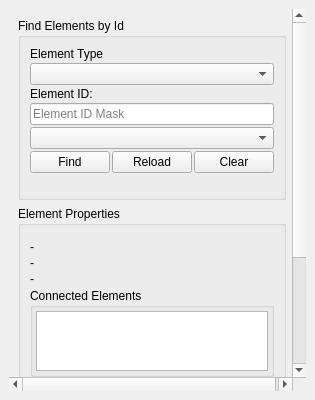
<?xml version="1.0" encoding="UTF-8"?>
<ui version="4.0">
 <class>DockWidget</class>
 <widget class="QDockWidget" name="DockWidget">
  <property name="geometry">
   <rect>
    <x>0</x>
    <y>0</y>
    <width>315</width>
    <height>400</height>
   </rect>
  </property>
  <property name="minimumSize">
   <size>
    <width>315</width>
    <height>400</height>
   </size>
  </property>
  <property name="windowTitle">
   <string>QGISRed Element Explorer</string>
  </property>
  <widget class="QWidget" name="dockWidgetContents">
   <layout class="QHBoxLayout" name="horizontalLayout">
    <item>
     <widget class="QgsScrollArea" name="scrollArea">
      <property name="frameShape">
       <enum>QFrame::NoFrame</enum>
      </property>
      <property name="lineWidth">
       <number>0</number>
      </property>
      <property name="widgetResizable">
       <bool>true</bool>
      </property>
      <widget class="QWidget" name="scrollAreaWidgetContents">
       <property name="geometry">
        <rect>
         <x>0</x>
         <y>0</y>
         <width>297</width>
         <height>360</height>
        </rect>
       </property>
       <layout class="QVBoxLayout" name="verticalLayout">
        <item>
         <widget class="QgsCollapsibleGroupBox" name="mFindElementsGroupBox">
          <property name="title">
           <string>Find Elements by Id</string>
          </property>
          <property name="collapsed">
           <bool>true</bool>
          </property>
          <layout class="QVBoxLayout" name="verticalLayout_6">
           <item>
            <layout class="QVBoxLayout" name="findElementsLayout">
             <property name="spacing">
              <number>2</number>
             </property>
             <property name="leftMargin">
              <number>0</number>
             </property>
             <property name="topMargin">
              <number>0</number>
             </property>
             <property name="rightMargin">
              <number>0</number>
             </property>
             <property name="bottomMargin">
              <number>5</number>
             </property>
             <item>
              <widget class="QLabel" name="label_3">
               <property name="text">
                <string>Element Type</string>
               </property>
              </widget>
             </item>
             <item>
              <widget class="QComboBox" name="cbElementType">
               <property name="sizePolicy">
                <sizepolicy hsizetype="Expanding" vsizetype="Fixed">
                 <horstretch>0</horstretch>
                 <verstretch>0</verstretch>
                </sizepolicy>
               </property>
              </widget>
             </item>
             <item>
              <widget class="QLabel" name="label_7">
               <property name="text">
                <string>Element ID:</string>
               </property>
              </widget>
             </item>
             <item>
              <widget class="QLineEdit" name="leElementMask">
               <property name="sizePolicy">
                <sizepolicy hsizetype="Expanding" vsizetype="Fixed">
                 <horstretch>0</horstretch>
                 <verstretch>0</verstretch>
                </sizepolicy>
               </property>
               <property name="placeholderText">
                <string>Element ID Mask</string>
               </property>
              </widget>
             </item>
             <item>
              <widget class="QComboBox" name="cbElementId">
               <property name="sizePolicy">
                <sizepolicy hsizetype="Expanding" vsizetype="Fixed">
                 <horstretch>0</horstretch>
                 <verstretch>0</verstretch>
                </sizepolicy>
               </property>
               <property name="maximumSize">
                <size>
                 <width>16777215</width>
                 <height>200</height>
                </size>
               </property>
               <property name="maxVisibleItems">
                <number>10</number>
               </property>
               <property name="sizeAdjustPolicy">
                <enum>QComboBox::AdjustToContentsOnFirstShow</enum>
               </property>
               <property name="placeholderText">
                <string/>
               </property>
              </widget>
             </item>
             <item>
              <layout class="QHBoxLayout" name="horizontalLayout_6">
               <property name="spacing">
                <number>2</number>
               </property>
               <item>
                <widget class="QPushButton" name="btFind">
                 <property name="sizePolicy">
                  <sizepolicy hsizetype="Minimum" vsizetype="Fixed">
                   <horstretch>0</horstretch>
                   <verstretch>0</verstretch>
                  </sizepolicy>
                 </property>
                 <property name="text">
                  <string>Find</string>
                 </property>
                </widget>
               </item>
               <item>
                <widget class="QPushButton" name="btReload">
                 <property name="text">
                  <string>Reload</string>
                 </property>
                </widget>
               </item>
               <item>
                <widget class="QPushButton" name="btClear">
                 <property name="text">
                  <string>Clear</string>
                 </property>
                </widget>
               </item>
              </layout>
             </item>
             <item>
              <widget class="Line" name="line">
               <property name="enabled">
                <bool>true</bool>
               </property>
               <property name="frameShadow">
                <enum>QFrame::Raised</enum>
               </property>
               <property name="lineWidth">
                <number>-1</number>
               </property>
               <property name="orientation">
                <enum>Qt::Horizontal</enum>
               </property>
              </widget>
             </item>
             <item>
              <widget class="Line" name="line_2">
               <property name="enabled">
                <bool>true</bool>
               </property>
               <property name="lineWidth">
                <number>0</number>
               </property>
               <property name="orientation">
                <enum>Qt::Horizontal</enum>
               </property>
              </widget>
             </item>
            </layout>
           </item>
          </layout>
         </widget>
        </item>
        <item>
         <widget class="QgsCollapsibleGroupBox" name="mElementPropertiesGroupBox">
          <property name="title">
           <string>Element Properties</string>
          </property>
          <property name="collapsed">
           <bool>true</bool>
          </property>
          <layout class="QVBoxLayout" name="verticalLayout_3">
           <item>
            <layout class="QVBoxLayout" name="elementPropertiesLayout">
             <property name="spacing">
              <number>2</number>
             </property>
             <property name="leftMargin">
              <number>0</number>
             </property>
             <property name="topMargin">
              <number>0</number>
             </property>
             <property name="rightMargin">
              <number>0</number>
             </property>
             <property name="bottomMargin">
              <number>0</number>
             </property>
             <item>
              <widget class="Line" name="lineEp">
               <property name="enabled">
                <bool>true</bool>
               </property>
               <property name="lineWidth">
                <number>0</number>
               </property>
               <property name="orientation">
                <enum>Qt::Horizontal</enum>
               </property>
              </widget>
             </item>
             <item>
              <widget class="QLabel" name="labelFoundElement">
               <property name="text">
                <string>-</string>
               </property>
              </widget>
             </item>
             <item>
              <widget class="QLabel" name="labelFoundElementTag">
               <property name="text">
                <string>-</string>
               </property>
              </widget>
             </item>
             <item>
              <widget class="QLabel" name="labelFoundElementDescription">
               <property name="text">
                <string>-</string>
               </property>
              </widget>
             </item>
             <item>
              <widget class="QgsCollapsibleGroupBox" name="mConnectedElementsGroupBox">
               <property name="maximumSize">
                <size>
                 <width>16777215</width>
                 <height>16777215</height>
                </size>
               </property>
               <property name="title">
                <string>Connected Elements</string>
               </property>
               <layout class="QVBoxLayout" name="verticalLayout_4">
                <property name="spacing">
                 <number>1</number>
                </property>
                <property name="leftMargin">
                 <number>3</number>
                </property>
                <property name="topMargin">
                 <number>3</number>
                </property>
                <property name="rightMargin">
                 <number>3</number>
                </property>
                <property name="bottomMargin">
                 <number>3</number>
                </property>
                <item>
                 <widget class="QListWidget" name="listWidget">
                  <property name="sizePolicy">
                   <sizepolicy hsizetype="Expanding" vsizetype="Expanding">
                    <horstretch>0</horstretch>
                    <verstretch>0</verstretch>
                   </sizepolicy>
                  </property>
                  <property name="minimumSize">
                   <size>
                    <width>0</width>
                    <height>60</height>
                   </size>
                  </property>
                  <property name="maximumSize">
                   <size>
                    <width>16777215</width>
                    <height>80</height>
                   </size>
                  </property>
                  <property name="font">
                   <font>
                    <family>MS Shell Dlg 2</family>
                    <pointsize>8</pointsize>
                   </font>
                  </property>
                 </widget>
                </item>
               </layout>
              </widget>
             </item>
             <item>
              <widget class="Line" name="line_3">
               <property name="enabled">
                <bool>true</bool>
               </property>
               <property name="lineWidth">
                <number>0</number>
               </property>
               <property name="orientation">
                <enum>Qt::Horizontal</enum>
               </property>
              </widget>
             </item>
             <item>
              <widget class="QTabWidget" name="tabWidget">
               <property name="enabled">
                <bool>true</bool>
               </property>
               <property name="styleSheet">
                <string notr="true">QTabBar::tab { font-weight: bold; min-width: 80px; }</string>
               </property>
               <property name="currentIndex">
                <number>1</number>
               </property>
               <property name="documentMode">
                <bool>false</bool>
               </property>
               <property name="tabsClosable">
                <bool>false</bool>
               </property>
               <property name="movable">
                <bool>false</bool>
               </property>
               <property name="tabBarAutoHide">
                <bool>false</bool>
               </property>
               <widget class="QWidget" name="tabData">
                <attribute name="title">
                 <string>Data</string>
                </attribute>
                <layout class="QVBoxLayout" name="verticalLayout_7">
                 <property name="spacing">
                  <number>2</number>
                 </property>
                 <property name="leftMargin">
                  <number>2</number>
                 </property>
                 <property name="topMargin">
                  <number>2</number>
                 </property>
                 <property name="rightMargin">
                  <number>2</number>
                 </property>
                 <property name="bottomMargin">
                  <number>2</number>
                 </property>
                 <item>
                  <widget class="QTableWidget" name="dataTableWidget">
                   <property name="font">
                    <font>
                     <family>MS Shell Dlg 2</family>
                     <pointsize>8</pointsize>
                    </font>
                   </property>
                   <property name="horizontalScrollBarPolicy">
                    <enum>Qt::ScrollBarAlwaysOff</enum>
                   </property>
                   <property name="sizeAdjustPolicy">
                    <enum>QAbstractScrollArea::AdjustToContents</enum>
                   </property>
                   <property name="columnCount">
                    <number>0</number>
                   </property>
                  </widget>
                 </item>
                </layout>
               </widget>
               <widget class="QWidget" name="tabResults">
                <attribute name="title">
                 <string>Results</string>
                </attribute>
                <layout class="QHBoxLayout" name="horizontalLayout_4">
                 <property name="spacing">
                  <number>2</number>
                 </property>
                 <property name="leftMargin">
                  <number>2</number>
                 </property>
                 <property name="topMargin">
                  <number>2</number>
                 </property>
                 <property name="rightMargin">
                  <number>2</number>
                 </property>
                 <property name="bottomMargin">
                  <number>2</number>
                 </property>
                 <item>
                  <layout class="QFormLayout" name="formLayout_3">
                   <property name="horizontalSpacing">
                    <number>2</number>
                   </property>
                   <property name="verticalSpacing">
                    <number>2</number>
                   </property>
                   <item row="1" column="1">
                    <widget class="QSlider" name="horizontalSlider_2">
                     <property name="orientation">
                      <enum>Qt::Horizontal</enum>
                     </property>
                    </widget>
                   </item>
                   <item row="2" column="1">
                    <widget class="QTableWidget" name="tableWidget_2"/>
                   </item>
                   <item row="0" column="1">
                    <widget class="QLabel" name="label_2">
                     <property name="sizePolicy">
                      <sizepolicy hsizetype="Preferred" vsizetype="Fixed">
                       <horstretch>0</horstretch>
                       <verstretch>0</verstretch>
                      </sizepolicy>
                     </property>
                     <property name="text">
                      <string>Day 1, 15:10</string>
                     </property>
                     <property name="textFormat">
                      <enum>Qt::PlainText</enum>
                     </property>
                     <property name="alignment">
                      <set>Qt::AlignCenter</set>
                     </property>
                    </widget>
                   </item>
                  </layout>
                 </item>
                </layout>
               </widget>
               <widget class="QWidget" name="tabCurves">
                <attribute name="title">
                 <string>Curves</string>
                </attribute>
                <layout class="QVBoxLayout" name="verticalLayout_8">
                 <property name="spacing">
                  <number>2</number>
                 </property>
                 <property name="leftMargin">
                  <number>2</number>
                 </property>
                 <property name="topMargin">
                  <number>2</number>
                 </property>
                 <property name="rightMargin">
                  <number>2</number>
                 </property>
                 <property name="bottomMargin">
                  <number>2</number>
                 </property>
                </layout>
               </widget>
               <widget class="QWidget" name="tabPatterns">
                <attribute name="title">
                 <string>Patterns</string>
                </attribute>
                <layout class="QVBoxLayout" name="verticalLayout_9">
                 <property name="spacing">
                  <number>2</number>
                 </property>
                 <property name="leftMargin">
                  <number>2</number>
                 </property>
                 <property name="topMargin">
                  <number>2</number>
                 </property>
                 <property name="rightMargin">
                  <number>2</number>
                 </property>
                 <property name="bottomMargin">
                  <number>2</number>
                 </property>
                </layout>
               </widget>
               <widget class="QWidget" name="tabControls">
                <attribute name="title">
                 <string>Controls</string>
                </attribute>
                <layout class="QVBoxLayout" name="verticalLayout_10">
                 <property name="spacing">
                  <number>2</number>
                 </property>
                 <property name="leftMargin">
                  <number>2</number>
                 </property>
                 <property name="topMargin">
                  <number>2</number>
                 </property>
                 <property name="rightMargin">
                  <number>2</number>
                 </property>
                 <property name="bottomMargin">
                  <number>2</number>
                 </property>
                </layout>
               </widget>
              </widget>
             </item>
            </layout>
           </item>
          </layout>
         </widget>
        </item>
        <item>
         <spacer name="verticalSpacer_2">
          <property name="orientation">
           <enum>Qt::Vertical</enum>
          </property>
          <property name="sizeHint" stdset="0">
           <size>
            <width>20</width>
            <height>5</height>
           </size>
          </property>
         </spacer>
        </item>
        <item>
         <spacer name="verticalSpacer">
          <property name="orientation">
           <enum>Qt::Vertical</enum>
          </property>
          <property name="sizeHint" stdset="0">
           <size>
            <width>20</width>
            <height>5</height>
           </size>
          </property>
         </spacer>
        </item>
       </layout>
      </widget>
     </widget>
    </item>
   </layout>
  </widget>
 </widget>
 <customwidgets>
  <customwidget>
   <class>QgsCollapsibleGroupBox</class>
   <extends>QGroupBox</extends>
   <header>qgis.gui</header>
   <container>1</container>
  </customwidget>
  <customwidget>
   <class>QgsScrollArea</class>
   <extends>QScrollArea</extends>
   <header>qgis.gui</header>
   <container>1</container>
  </customwidget>
 </customwidgets>
 <resources/>
 <connections/>
</ui>
